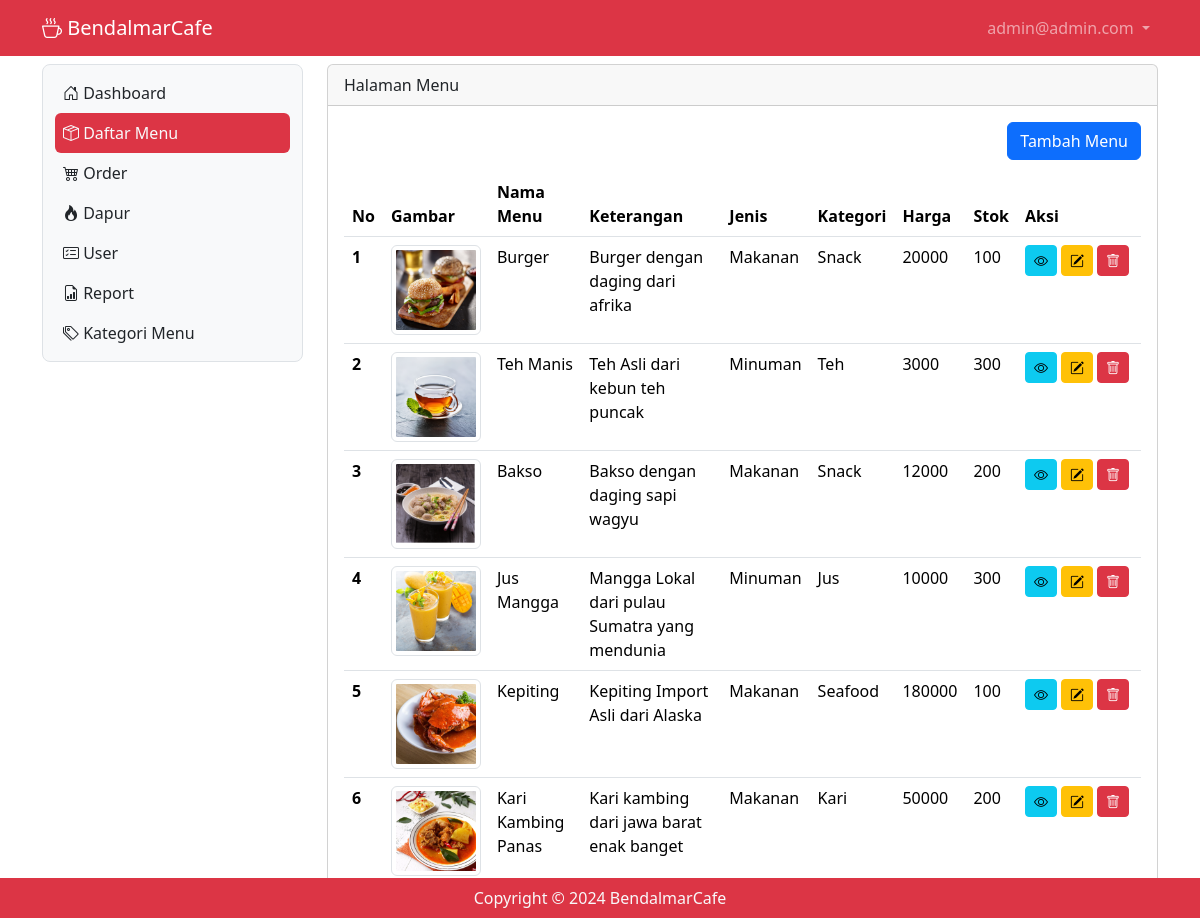
Page /menu (signed in) on the committed database.
### tables this page shows
CREATE TABLE `tb_user` (
  `id` int(10) NOT NULL,
  `nama` varchar(200) DEFAULT NULL,
  `username` varchar(200) DEFAULT NULL,
  `password` varchar(200) DEFAULT NULL,
  `level` int(10) DEFAULT NULL,
  `nohp` varchar(15) DEFAULT NULL,
  `alamat` varchar(300) DEFAULT NULL
);

CREATE TABLE `tb_daftar_menu` (
  `id` int(10) NOT NULL,
  `gambar` varchar(200) DEFAULT NULL,
  `nama_menu` varchar(200) DEFAULT NULL,
  `keterangan` varchar(200) DEFAULT NULL,
  `kategori` int(50) DEFAULT NULL,
  `harga` varchar(50) DEFAULT NULL,
  `stok` varchar(50) DEFAULT NULL
);

CREATE TABLE `tb_kategori_menu` (
  `id_kategori_menu` int(10) NOT NULL,
  `jenis_menu` int(10) DEFAULT NULL,
  `kategori_menu` varchar(50) DEFAULT NULL
);

### menu.php (the view, shortened to what this page needs)
<?php
include "proses/connect.php";
$query = mysqli_query($conn, "SELECT * FROM tb_daftar_menu LEFT JOIN tb_kategori_menu ON tb_kategori_menu.id_kategori_menu = tb_daftar_menu.kategori");
while ($record = mysqli_fetch_array($query)) {
    $result[] = $record;
}
?>
<div class="col-lg-9 mt-2">
    <div class="card">
        <div class="card-header">
            Halaman Menu
        </div>
        <div class="card-body">
            <div class="row">
                <div class="col d-flex justify-content-end mb-1">
                    <button class="btn btn-primary" data-bs-toggle="modal" data-bs-target="#modalTambahUser">Tambah Menu</button>
                </div>
            </div>
            <?php
            if (empty($result)) {
                echo "Daftar menu tidak ada";
            } else {
            ?>
                <div class=" table-responsive mt-2">
                    <table class="table table-hover" id="example">
                        <thead>
                            <tr class="text-no-warp">
                                <th scope="col">No</th>
                                <th scope="col">Gambar</th>
                                <th scope="col">Nama Menu</th>
                                <th scope="col">Keterangan</th>
                                <th scope="col">Jenis</th>
                                <th scope="col">Kategori</th>
                                <th scope="col">Harga</th>
                                <th scope="col">Stok</th>
                                <th scope="col">Aksi</th>
                            </tr>
                        </thead>
                        <tbody>
                            <?php
                            $no = 1;
                            foreach ($result as $row) {
                            ?>
                                <tr>
                                    <th scope="row"><?php echo $no++ ?></th>
                                    <td>
                                        <div style="width: 90px;">
                                            <img src="asset/images/<?php echo $row['gambar'] ?>" class="img-thumbnail" alt="...">
                                        </div>
                                    </td>
                                    <td><?php echo $row['nama_menu'] ?></td>
                                    <td>
                                        <?php echo $row['keterangan'] ?>
                                    </td>
                                    <td><?php echo ($row['jenis_menu'] == 1) ? "Makanan" : "Minuman" ?></td>
                                    <td><?php echo $row['kategori_menu'] ?></td>
                                    <td><?php echo $row['harga'] ?></td>
                                    <td><?php echo $row['stok'] ?></td>
                                    <td>
                                        <div class="d-flex">
                                            <button class="btn btn-info btn-sm me-1" data-bs-toggle="modal" data-bs-target="#modalView<?php echo $row['id'] ?>"><i class="bi bi-eye"></i></button>
                                            <button class="btn btn-warning btn-sm me-1" data-bs-toggle="modal" data-bs-target="#modalEdit<?php echo $row['id'] ?>"><i class="bi bi-pencil-square"></i></button>
                                            <button class="btn btn-danger btn-sm me-1" data-bs-toggle="modal" data-bs-target="#modalDelete<?php echo $row['id'] ?>"><i class=" bi bi-trash"></i></button>
                                        </div>
                                    </td>
                                </tr>
                            <?php } ?>
                        </tbody>
                    </table>
                </div>
            <?php } ?>
        </div>
    </div>
</div>

### index.php (shortened to what this page needs)
<?php
if (isset($_GET['x']) && $_GET['x'] == 'home') {
    $page = "home.php";
    include "main.php";
} elseif (isset($_GET['x']) && $_GET['x'] == 'menu') {
    if ($_SESSION['level_bendalmar'] == 1 || $_SESSION['level_bendalmar'] == 3) {
        include "main.php";
    } else {
        $page = "home.php";
        include "main.php";
    }
} elseif (isset($_GET['x']) && $_GET['x'] == 'login') {
    include "login.php";
} elseif (isset($_GET['x']) && $_GET['x'] == 'logout') {
    include "proses/proses_logout.php";
} else {
    $page = "home.php";
    include "main.php";
}
?>

### main.php (shortened to what this page needs)
<?php
include "proses/connect.php";
$query = mysqli_query($conn, "SELECT * FROM tb_user WHERE username = '$_SESSION[username_bendalmar]'");
$hasil = mysqli_fetch_array($query);
?>
<!doctype html>
<html lang="en">
<head>
    <link href="https://cdn.jsdelivr.net/npm/bootstrap@5.3.3/dist/css/bootstrap.min.css" rel="stylesheet">
    <link rel="stylesheet" href="https://cdn.jsdelivr.net/npm/bootstrap-icons@1.11.3/font/bootstrap-icons.min.css">
    <link rel="stylesheet" href="https://cdn.datatables.net/2.0.7/css/dataTables.dataTables.css" />
</head>
<body>
    <?php include "header.php" ?>
    <div class="container-lg">
        <div class="row">
            <?php include "sidebar.php" ?>
            <?php
            include $page;
            ?>
        </div>
        <div class="footer text-center text-light bg-danger py-2 fixed-bottom mt-2">
            Copyright &copy; 2024 BendalmarCafe
        </div>
    </div>
</body>
</body>
</html>

### header.php (shortened to what this page needs)
<?php
include "proses/connect.php";
$query = mysqli_query($conn, "SELECT * FROM tb_user WHERE username = '$_SESSION[username_bendalmar]'");
?>
<nav class="navbar navbar-expand navbar-dark bg-danger sticky-top">
    <div class="container-lg">
        <a class="navbar-brand" href="."><i class="bi bi-cup-hot"></i> BendalmarCafe</a>
        <div class="collapse navbar-collapse justify-content-end" id="navbarNavDropdown">
            <ul class="navbar-nav">
                <li class="nav-item dropdown">
                    <a class="nav-link dropdown-toggle " href="#" role="button" data-bs-toggle="dropdown" aria-expanded="false">
                        <?php echo $hasil['username']; ?>
                    </a>
                </li>
            </ul>
        </div>
    </div>
</nav>

### sidebar.php (shortened to what this page needs)
<div class="col-lg-3">
    <nav class="navbar navbar-expand-lg bg-light rounded-3 border mt-2">
        <div class="container-fluid">
            <div class="offcanvas offcanvas-start" tabindex="-1" id="offcanvasNavbar" aria-labelledby="offcanvasNavbarLabel" style="width: 250px;">
                <div class="offcanvas-body">
                    <ul class="navbar-nav nav-pills flex-column justify-content-end flex-grow-1">
                        <li class="nav-item">
                            <a class="nav-link ps-2 <?php echo ((isset($_GET['x']) && $_GET['x'] == 'home') || !isset($_GET['x'])) ? 'active link-light bg-danger' : 'link-dark' ?>" aria-current="page" href="home"><i class="bi bi-house-door"></i> Dashboard</a>
                        </li>
                        <?php if ($hasil['level'] == 1 || $hasil['level'] == 3) { ?>
                            <li class="nav-item">
                                <a class="nav-link ps-2 <?php echo (isset($_GET['x']) && $_GET['x'] == 'menu') ? 'active link-light bg-danger' : 'link-dark' ?>" href="menu"><i class="bi bi-box-seam"></i> Daftar Menu</a>
                            </li>
                        <?php } ?>
                        <?php if ($hasil['level'] == 1 || $hasil['level'] == 2 || $hasil['level'] == 3) { ?>
                            <li class="nav-item">
                                <a class="nav-link ps-2 <?php echo (isset($_GET['x']) && $_GET['x'] == 'order') ? 'active link-light bg-danger' : 'link-dark' ?>" href="order"><i class="bi bi-cart4"></i> Order</a>
                            </li>
                        <?php } ?>
                        <?php if ($hasil['level'] == 1 || $hasil['level'] == 4) { ?>
                            <li class="nav-item">
                                <a class="nav-link ps-2 <?php echo (isset($_GET['x']) && $_GET['x'] == 'dapur') ? 'active link-light bg-danger' : 'link-dark' ?>" href="dapur"><i class="bi bi-fire"></i> Dapur</a>
                            </li>
                        <?php } ?>
                        <?php if ($hasil['level'] == 1) { ?>
                            <li class="nav-item">
                                <a class="nav-link ps-2 <?php echo (isset($_GET['x']) && $_GET['x'] == 'user') ? 'active link-light bg-danger' : 'link-dark' ?>" href="user"><i class="bi bi-card-checklist"></i> User</a>
                            </li>
                            <li class="nav-item">
                                <a class="nav-link ps-2 <?php echo (isset($_GET['x']) && $_GET['x'] == 'report') ? 'active link-light bg-danger' : 'link-dark' ?>" href="report"><i class="bi bi-file-earmark-bar-graph"></i> Report</a>
                            <li class="nav-item">
                                <a class="nav-link ps-2 <?php echo (isset($_GET['x']) && $_GET['x'] == 'kategori_menu') ? 'active link-light bg-danger' : 'link-dark' ?>" href="kategori_menu"><i class="bi bi-tags"></i> Kategori Menu</a>
                            </li>
                            </li>
                        <?php } ?>
                    </ul>
                </div>
            </div>
        </div>
    </nav>
</div>

### rows in the picture
tb_user: username "admin@admin.com"
tb_daftar_menu: gambar (picture), nama_menu "Burger", keterangan "Burger dengan daging dari afrika", shows "Makanan", kategori.kategori_menu "Snack", harga "20000", stok "100"
tb_daftar_menu: gambar (picture), nama_menu "Teh Manis", keterangan "Teh Asli dari kebun teh puncak", shows "Minuman", kategori.kategori_menu "Teh", harga "3000", stok "300"
tb_daftar_menu: gambar (picture), nama_menu "Bakso", keterangan "Bakso dengan daging sapi wagyu", shows "Makanan", kategori.kategori_menu "Snack", harga "12000", stok "200"
tb_daftar_menu: gambar (picture), nama_menu "Jus Mangga", keterangan "Mangga Lokal dari pulau Sumatra yang mendunia", shows "Minuman", kategori.kategori_menu "Jus", harga "10000", stok "300"
tb_daftar_menu: gambar (picture), nama_menu "Kepiting", keterangan "Kepiting Import Asli dari Alaska", shows "Makanan", kategori.kategori_menu "Seafood", harga "180000", stok "100"
tb_daftar_menu: gambar (picture), nama_menu "Kari Kambing Panas", keterangan "Kari kambing dari jawa barat enak banget", shows "Makanan", kategori.kategori_menu "Kari", harga "50000", stok "200"
